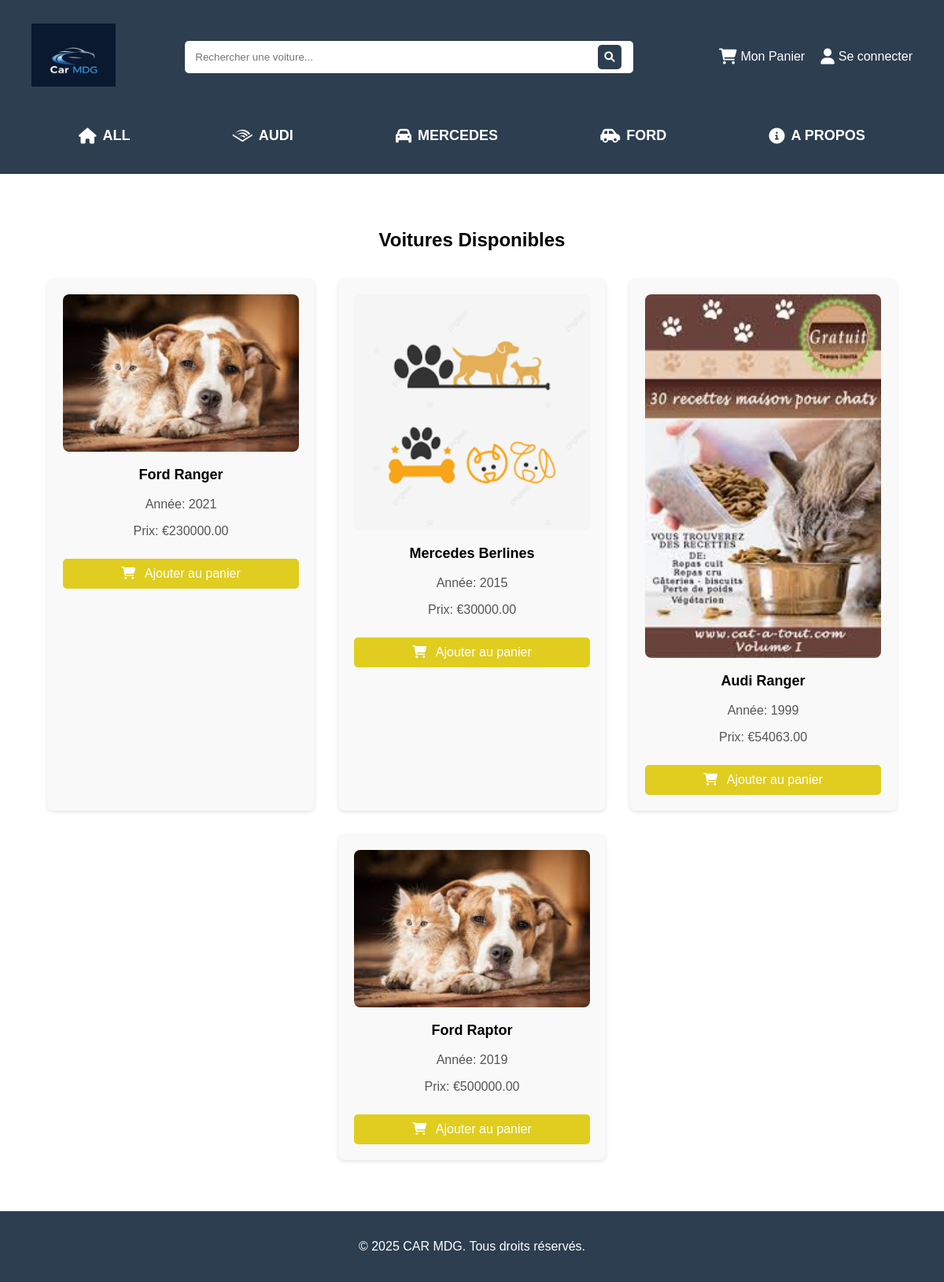
The page / on the database its author committed.
### voitures/models.py (models this page shows, shortened)
class Voiture(models.Model):
    marque = models.ForeignKey(Marque, on_delete=models.CASCADE)
    modele = models.CharField(max_length=100)
    annee = models.IntegerField()
    prix = models.DecimalField(max_digits=10, decimal_places=2)
    disponible = models.BooleanField(default=True)
    photo = models.ImageField(upload_to='voitures_photos/', null=True, blank=True)

class Marque(models.Model):
    nom = models.CharField(max_length=100)

### backend/views.py (the view)
# urls.py: path('', views.accueil, name='accueil'),
def accueil(request):
    voitures = Voiture.objects.all()
    return render(request, 'accueil.html', {'voitures': voitures})

### voitures/templates/accueil.html (shortened to what this page needs)
<!DOCTYPE html>
<html lang="fr">
<head>
    {% load static %}
    <link rel="stylesheet" href="{% static 'css/Audi.css' %}">
    <link rel="stylesheet" href="{% static 'css/all.css' %}">
    <link rel="stylesheet" href="https://cdnjs.cloudflare.com/ajax/libs/font-awesome/6.0.0-beta3/css/all.min.css">
</head>
<body>
<header>
    <div class="header-container">
        <div class="logo">
            <img src="{% static 'img/logocar.png' %}" alt="Logo de CAR MDG" />
        </div>
        <div class="search-bar">
            <input type="text" placeholder="Rechercher une voiture..." />
            <button type="submit"><i class="fas fa-search"></i></button>
        </div>
        <div class="header-icons">
            <a href="{% if user.is_authenticated %}{% url 'panier' %}{% else %}{% url 'admin_login' %}{% endif %}" class="icon-link">
                <i class="fas fa-shopping-cart"></i> Mon Panier
            </a>
            {% if not user.is_authenticated %}
                <a href="{% url 'admin_login' %}" class="icon-link"><i class="fas fa-user"></i> Se connecter</a>
            {% endif %}
        </div>
    </div>
    <nav>
        <a href="{% url 'accueil' %}"><i class="fas fa-home"></i> ALL</a>
        <a href="{% url 'audi' %}"><i class="fab fa-audible"></i> AUDI</a>
        <a href="{% url 'mercedes' %}"><i class="fas fa-car"></i> MERCEDES</a>
        <a href="{% url 'ford' %}"><i class="fas fa-car-side"></i> FORD</a>
        <a href="{% url 'about' %}"><i class="fas fa-info-circle"></i> A PROPOS</a>
    </nav>
</header>
<section class="section">
    <div>
        <h2>Voitures Disponibles</h2>
        <div class="voitures">
            {% for voiture in voitures %}
                <div class="voiture-card">
                    <img src="{{ voiture.photo.url }}" alt="Photo de {{ voiture.modele }}">
                    <h3>{{ voiture.marque.nom }} {{ voiture.modele }}</h3>
                    <p>Année: {{ voiture.annee }}</p>
                    <p>Prix: €{{ voiture.prix }}</p>
                    <form action="{% if user.is_authenticated %}{% url 'ajouter_panier' voiture.id %}{% else %}{% url 'admin_login' %}{% endif %}" method="POST">
                        <button type="submit" class="btn-ajouter-panier">
                            <i class="fas fa-shopping-cart"></i> Ajouter au panier
                        </button>
                    </form>
                </div>
            {% empty %}
                <p>Aucune voiture Ford disponible pour le moment.</p>
            {% endfor %}
        </div>
    </div>
</section>
<footer>
    <p>&copy; 2025 CAR MDG. Tous droits réservés.</p>
</footer>
</body>
</html>

### static/css/Audi.css (style rules this page uses)
body { font-family: Arial, sans-serif; margin: 0; padding: 0; background-color: #f4f4f4; }
header { background-color: #2d3e50; color: white; padding: 20px; text-align: center; }
nav { margin-top: 20px; text-align: center; }
nav a { color: #2d3e50; margin: 0 15px; text-decoration: none; font-weight: bold; }
.section { display: flex; justify-content: center; align-items: center; padding: 50px 0; background-color: #ffffff; text-align: center; }
.section h2 { margin-bottom: 20px; }
.voitures { display: flex; flex-wrap: wrap; justify-content: center; }
.voiture-card { width: 300px; margin: 15px; padding: 20px; background-color: #f9f9f9; box-shadow: 0 2px 5px rgba(0, 0, 0, 0.1); border-radius: 8px; text-align: center; }
.voiture-card img { width: 100%; border-radius: 8px; }
.voiture-card h3 { margin-top: 15px; font-size: 18px; }
.voiture-card p { font-size: 16px; color: #555; }
footer { background-color: #2d3e50; color: white; text-align: center; padding: 20px; }

### static/css/all.css (style rules this page uses)
.btn-ajouter-panier { background-color: #e0cd1f; color: white; border: none; padding: 10px 20px; font-size: 16px; cursor: pointer; border-radius: 5px; text-align: center; width: 100%; margin-top: 10px; }
.btn-ajouter-panier i { margin-right: 8px; }
nav { display: flex; justify-content: space-around; background-color: #2d3e50; padding: 10px 0; }
nav a { color: white; text-decoration: none; font-size: 18px; padding: 10px; display: flex; align-items: center; position: relative; transition: background-color 0.3s, transform 0.3s; }
nav a:after { content: ""; position: absolute; bottom: 0; left: 0; width: 100%; height: 2px; background-color: #ff6f61; transform: scaleX(0); transform-origin: bottom right; transition: transform 0.3s ease-out; }
nav a i { margin-right: 8px; font-size: 20px; }
.header-container { display: flex; justify-content: space-between; align-items: center; padding: 10px 20px; background-color: #2d3e50; }
.logo img { height: 80px; }
.search-bar { display: flex; align-items: center; background-color: #fff; padding: 5px; border-radius: 5px; width: 50%; }
.search-bar input { width: 90%; padding: 8px; border: none; border-radius: 5px; }
.search-bar button { background-color: #2d3e50; border: none; padding: 8px; cursor: pointer; border-radius: 5px; }
.search-bar button i { color: white; }
.header-icons { display: flex; align-items: center; }
.header-icons .icon-link { color: white; margin-left: 20px; text-decoration: none; font-size: 16px; }
.header-icons .icon-link i { margin-right: 5px; }
nav { display: flex; justify-content: space-around; background-color: #333; font-size: 14px; padding: 8px 15px; }
nav a:after { content: ""; position: absolute; bottom: 0; left: 0; width: 100%; height: 2px; background-color: #289cb9; transform: scaleX(0); transform-origin: bottom right; transition: transform 0.3s ease-out; }
nav a i, .header-icons i { margin-right: 8px; font-size: 20px; }
header { background-color: #f8f8f8; padding: 10px 0; margin-bottom: 0; }
body { font-family: Arial, sans-serif; margin: 0; padding: 0; background-color: #f4f4f4; }
header { background-color: #2d3e50; color: white; padding: 20px; text-align: center; }
nav { margin-top: 20px; text-align: center; background-color:#2d3e50; }
nav a { margin: 0 15px; text-decoration: none; font-weight: bold; }
.header-icons .icon-link { color: white; margin-left: 20px; text-decoration: none; font-size: 16px; display: flex; align-items: center; position: relative; transition: background-color 0.3s, transform 0.3s; }
.header-icons .icon-link i { margin-right: 5px; font-size: 20px; }
.header-icons .icon-link:after { content: ""; position: absolute; bottom: 0; left: 0; width: 100%; height: 2px; background-color: #1090b6; transform: scaleX(0); color: #1090b6; transform-origin: bottom right; transition: transform 0.3s ease-out; }

### rows shown on the page
Voiture: photo (picture), marque.nom "Ford", modele "Ranger", annee "2021", prix "230000.00"
Voiture: photo (picture), marque.nom "Mercedes", modele "Berlines", annee "2015", prix "30000.00"
Voiture: photo (picture), marque.nom "Audi", modele "Ranger", annee "1999", prix "54063.00"
Voiture: photo (picture), marque.nom "Ford", modele "Raptor", annee "2019", prix "500000.00"
